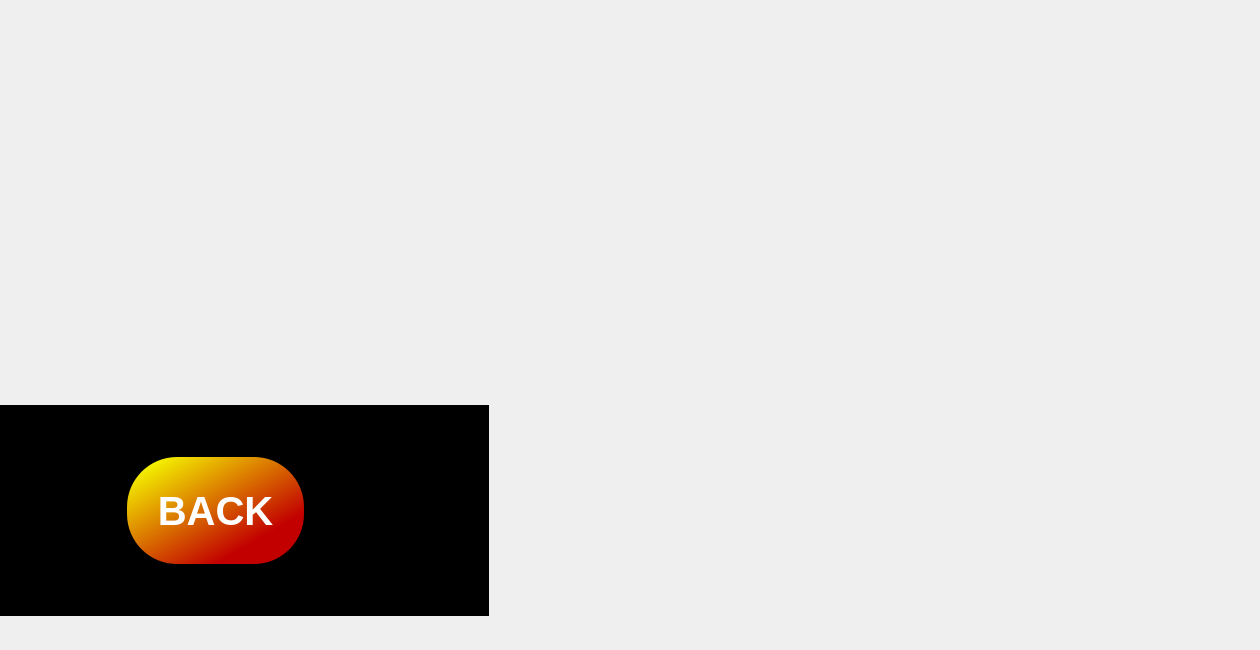
    <widget class="QWidget" name="page_53">
     <widget class="QLabel" name="label_39">
      <property name="geometry">
       <rect>
        <x>0</x>
        <y>0</y>
        <width>1250</width>
        <height>630</height>
       </rect>
      </property>
      <property name="text">
       <string/>
      </property>
     </widget>
     <widget class="QLabel" name="label_40">
      <property name="geometry">
       <rect>
        <x>0</x>
        <y>0</y>
        <width>661</width>
        <height>411</height>
       </rect>
      </property>
      <property name="text">
       <string/>
      </property>
      <property name="pixmap">
       <pixmap resource="icon.qrc">:/sos/sos/nee.jpeg</pixmap>
      </property>
      <property name="scaledContents">
       <bool>true</bool>
      </property>
     </widget>
     <widget class="QLabel" name="label_41">
      <property name="geometry">
       <rect>
        <x>660</x>
        <y>0</y>
        <width>591</width>
        <height>411</height>
       </rect>
      </property>
      <property name="text">
       <string/>
      </property>
      <property name="pixmap">
       <pixmap resource="icon.qrc">:/sos/sos/ne.jpeg</pixmap>
      </property>
      <property name="scaledContents">
       <bool>true</bool>
      </property>
     </widget>
     <widget class="QLabel" name="label_42">
      <property name="geometry">
       <rect>
        <x>860</x>
        <y>390</y>
        <width>391</width>
        <height>221</height>
       </rect>
      </property>
      <property name="text">
       <string/>
      </property>
      <property name="pixmap">
       <pixmap resource="icon.qrc">:/sos/sos/neon.jpg</pixmap>
      </property>
      <property name="scaledContents">
       <bool>true</bool>
      </property>
     </widget>
     <widget class="QLabel" name="label_43">
      <property name="geometry">
       <rect>
        <x>490</x>
        <y>410</y>
        <width>371</width>
        <height>231</height>
       </rect>
      </property>
      <property name="text">
       <string/>
      </property>
      <property name="pixmap">
       <pixmap resource="icon.qrc">:/sos/sos/c3ac93baf27b799db78b20e58afeda18.jpg</pixmap>
      </property>
      <property name="scaledContents">
       <bool>true</bool>
      </property>
     </widget>
     <widget class="QLabel" name="label_44">
      <property name="geometry">
       <rect>
        <x>-2</x>
        <y>405</y>
        <width>491</width>
        <height>211</height>
       </rect>
      </property>
      <property name="styleSheet">
       <string notr="true">background-color: rgb(0, 0, 0);</string>
      </property>
      <property name="text">
       <string/>
      </property>
     </widget>
     <widget class="QPushButton" name="neon_back_push_10">
      <property name="geometry">
       <rect>
        <x>120</x>
        <y>450</y>
        <width>191</width>
        <height>121</height>
       </rect>
      </property>
      <property name="font">
       <font>
        <pointsize>30</pointsize>
        <italic>false</italic>
        <bold>true</bold>
       </font>
      </property>
      <property name="autoFillBackground">
       <bool>false</bool>
      </property>
      <property name="styleSheet">
       <string notr="true">QPushButton
{
border:none;
color:white;
	
	background-color: qlineargradient(spread:pad, x1:0.8, y1:0.78, x2:0.83, y2:0, stop:0 rgba(0, 0, 0, 255), stop:1 rgba(255, 255, 255, 255));
	background-color: qlineargradient(spread:pad, x1:0.750276, y1:0.763, x2:0.0951934, y2:0.085, stop:0 rgba(194, 0, 0, 255), stop:1 rgba(244, 244, 0, 255));
border-radius:50px;
margin:7px;

}
QPushButton:pressed
{
	
	background-color: qlineargradient(spread:pad, x1:0.131448, y1:0.126364, x2:0.858, y2:0.886136, stop:0 rgba(194, 0, 0, 255), stop:1 rgba(244, 244, 0, 255));
}</string>
      </property>
      <property name="text">
       <string>BACK</string>
      </property>
     </widget>
    </widget>
